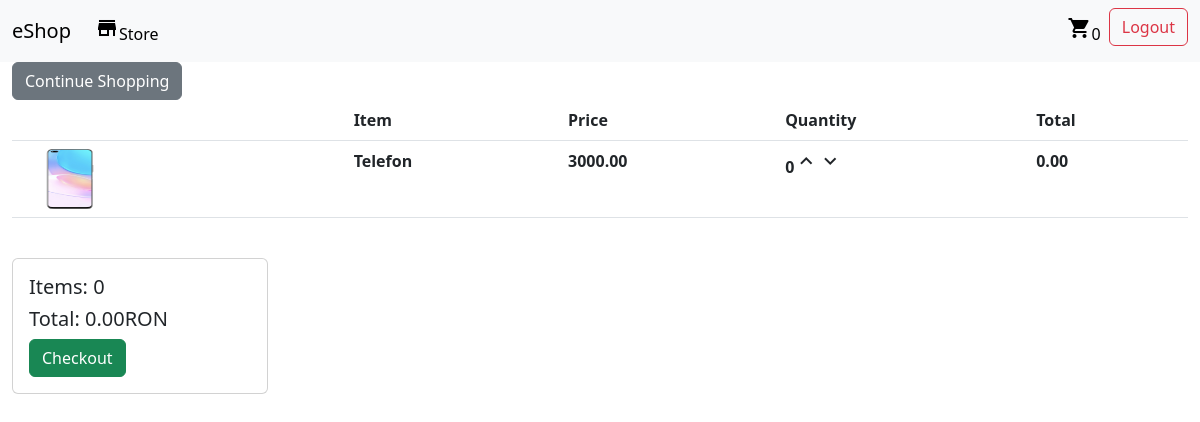
The app's page /cart/ (signed in) with its own data.
### shop/models.py (models this page shows, shortened)
class OrderItem(models.Model):
    product = models.ForeignKey(Product, on_delete=models.SET_NULL, blank=True, null=True)
    order = models.ForeignKey(Order, on_delete=models.SET_NULL, blank=True, null=True)
    quantity = models.IntegerField(default=0, null=True, blank=True)
    date_added = models.DateTimeField(auto_now_add=True)
    @property
    def get_total(self):
        total = self.product.price * self.quantity
        return total

class Product(models.Model):
    name = models.CharField(max_length=200, null=True)
    price = models.DecimalField(max_digits=7, decimal_places=2)
    digital = models.BooleanField(default=False, null=True, blank=True)
    image = models.ImageField(null=True, blank=True)
    category = models.ForeignKey(Category, on_delete=models.SET_NULL, blank=True, null=True)
    @property
    def imageURL(self):
        try:
            url = self.image.url
        except:
            url = ''
        return url

class Order(models.Model):
    customer = models.ForeignKey(Customer, on_delete=models.SET_NULL, null=True, blank=True)
    date_orderd = models.DateTimeField(auto_now_add=True)
    complete = models.BooleanField(default=False, null=True, blank=True)
    transaction_id = models.CharField(max_length=200, null=True)
    @property
    def get_cart_total(self):
        orderitems = self.orderitem_set.all()
        total = sum([item.get_total for item in orderitems])
        return total
    @property
    def get_cart_items(self):
        orderitems = self.orderitem_set.all()
        total = sum([item.quantity for item in orderitems])
        return total

### shop/views.py (the view)
# urls.py: path('cart/', views.cart, name="cart"),
def cart(request):
    data = cartData(request)
    cartItems = data['cartItems']
    order = data['order']
    items = data['items']
    context = {'items': items, 'order': order, 'cartItems': cartItems}
    return render(request, 'store/cart.html', context)

### shop/utils.py (called while the page is built)
def cartData(request):
    if request.user.is_authenticated:
        customer = request.user.customer
        orders = Order.objects.filter(customer=customer, complete=False)
        if orders.exists():
            order = orders.first()
        else:
            order = Order.objects.create(customer=customer)
        items = order.orderitem_set.all()
        cartItems = order.get_cart_items
    else:
        cookieData = cookieCart(request)
        cartItems = cookieData['cartItems']
        order = cookieData['order']
        items = cookieData['items']
    return {'cartItems': cartItems, 'order': order, 'items': items}

### templates/store/cart.html (shortened to what this page needs)
{% extends 'base.html' %}
{% load static %}
{% block content %}
    <div class="container-fluid">
    <a href="{% url 'store' %}"><button class="btn btn-secondary">Continue Shopping</button></a>
        <table class="table">
            <thead>
            <tr>
                <th></th>
                <th>Item</th>
                <th>Price</th>
                <th>Quantity</th>
                <th>Total</th>
            </tr>
            </thead>
            <tbody>
            {% for item in items %}
                <tr>
                    <th><img class="row-image" src="{{ item.product.imageURL }}" class="card-img-top" width="100"
                             height="60"></th>
                    <th>{{ item.product.name }}</th>
                    <th>{{ item.product.price }}</th>
                    <th>{{ item.quantity }}<i class="material-icons update-cart" data-product={{ item.product.id }}
                                              data-action="add">expand_less</i><i class="material-icons update-cart"
                                                                                  data-product={{ item.product.id }}
                                                                                  data-action="remove">expand_more</i>
                    </th>
                    <th>{{ item.get_total }}</th>
                </tr>
            {% endfor %}
            </tbody>
        </table>
        <div class="card" style="width: 16rem;">
            <div class="card-body">
                <h5>Items: {{ order.get_cart_items }}</h5>
                <h5>Total: {{ order.get_cart_total }}RON</h5>
                <button class="btn btn-success"><a class="nav-link active" aria-current="page"
                                                   href="{% url 'checkout' %}">Checkout</a></button>
            </div>
        </div>
    </div>
{% endblock %}

### static/css/my_style.css (style rules this page uses)
.table { margin-bottom: 40px; }

### records on screen
OrderItem: product.imageURL (picture), product.name "Telefon", product.price "3000.00", quantity "0", get_total "0.00"
Order: get_cart_items "0", get_cart_total "0.00"

### other values on screen
{{ cartItems }} "0"
